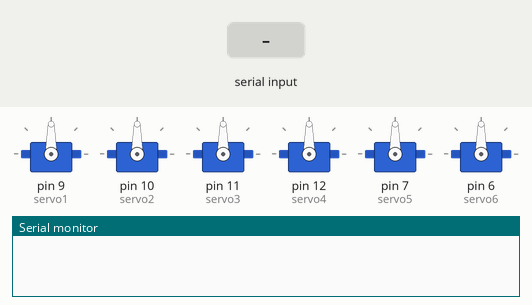
Recording of a sketch running on a simulated Arduino Uno, built with avr-gcc and run on an emulated ATmega328P. On the bench: 6 × servo, the last lines printed to the serial monitor. The inputs (shaded band) are chosen by the test bench.

Above: at 1.2 s.
1.3 s: "90,45,200,10,150,30\n" received over Serial
At 1.8 s:
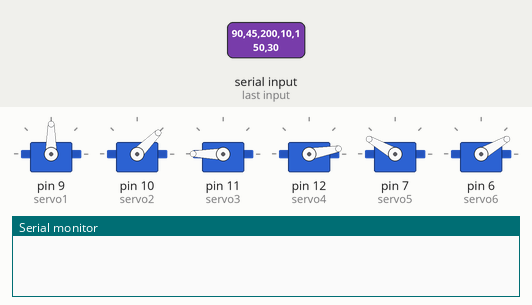
2.8 s: "90,45,200,10\n" received over Serial
At 5.7 s:
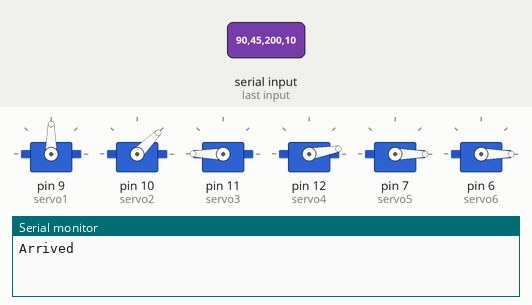
5.8 s: "30,150,10,200,45,90\n" received over Serial
At 7.7 s:
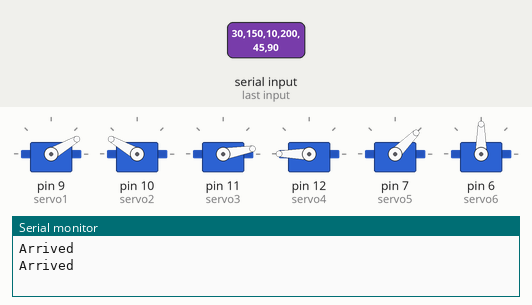
8.8 s: "30,150,10,200\n" received over Serial
At 11.9 s:
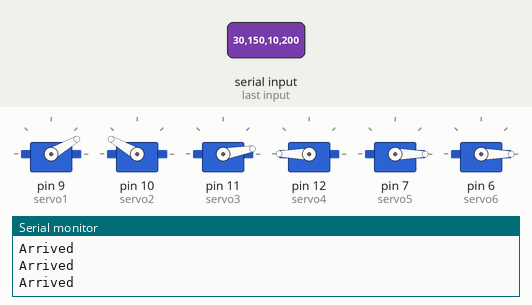
Timing chart, 0 to 12.8 s (numbered marks = the images above; inputs shaded):
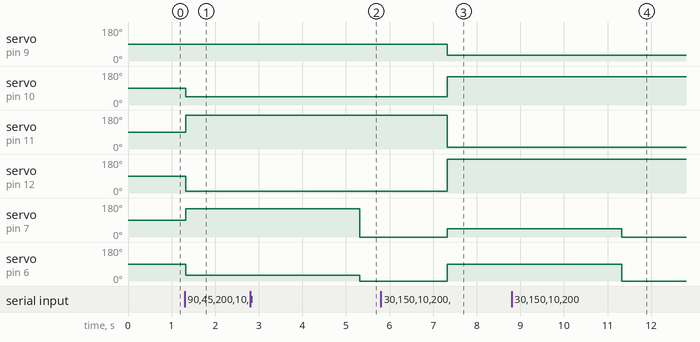

The sketch:

robotarm.ino
```cpp
#include <Servo.h>
#include <LinkedList.h>


struct Move {
  float servoOneState;
  float servoTwoState;
  float servoThreeState;
  float servoFourState;
  float servoFiveState;
  float servoSixState;

  Move (float ServoOneState, float ServoTwoState, float ServoThreeState, float ServoFourState, float ServoFiveState, float ServoSixState) {
    servoOneState = ServoOneState;
    servoTwoState = ServoTwoState;
    servoThreeState = ServoThreeState;
    servoFourState = ServoFourState;
    servoFiveState = ServoFiveState;
    servoSixState = ServoSixState;
  }
};

Servo servo1;
Servo servo2;
Servo servo3;
Servo servo4;
Servo servo5;
Servo servo6;

LinkedList<Move*> moves;

void setup() {
  Serial.begin(9600);

  servo1.attach(9);
  servo2.attach(10);
  servo3.attach(11);
  servo4.attach(12);
  servo5.attach(7);
  servo6.attach(6);

}

void loop() {
  ManageInputs();
  if (moves.size() != 0) {
    MoveArm(moves.remove(0));
  }
}

void ManageInputs() {

  if (Serial.available() > 0) {
    float servo1 = Serial.parseFloat();
    float servo2 = Serial.parseFloat();
    float servo3 = Serial.parseFloat();
    float servo4 = Serial.parseFloat();
    float servo5 = Serial.parseFloat();
    float servo6 = Serial.parseFloat();
    Serial.read();

    Move* nextMove = new Move(servo1, servo2, servo3, servo4, servo5, servo6);
    moves.add(nextMove);
  }
}


void MoveArm(Move* move) {
  servo1.write(move->servoOneState);
  servo2.write(move->servoTwoState);
  servo3.write(move->servoThreeState);
  servo4.write(move->servoFourState);
  servo5.write(move->servoFiveState);
  servo6.write(move->servoSixState);
  delay(2000);

  Serial.println("Arrived");

  delete move;
}
```

Measured:
- after the input at 1.3 s, servo on pin 10 (servo2): 90° → 45° at once; servo on pin 11 (servo3): 90° → 180° at once; servo on pin 12 (servo4): 90° → 10° at once; servo on pin 7 (servo5): 90° → 150° at once; servo on pin 6 (servo6): 90° → 30° at once
- after the input at 2.8 s, servo on pin 7 (servo5): 150° → 0° after 2.5 s; servo on pin 6 (servo6): 30° → 0° after 2.5 s
- after the input at 5.8 s, servo on pin 9 (servo1): 90° → 30° after 1.5 s; servo on pin 10 (servo2): 45° → 150° after 1.5 s; servo on pin 11 (servo3): 180° → 10° after 1.5 s; servo on pin 12 (servo4): 10° → 180° after 1.5 s; servo on pin 7 (servo5): 0° → 45° after 1.5 s
- after the input at 8.8 s, servo on pin 7 (servo5): 45° → 0° after 2.5 s; servo on pin 6 (servo6): 90° → 0° after 2.5 s
